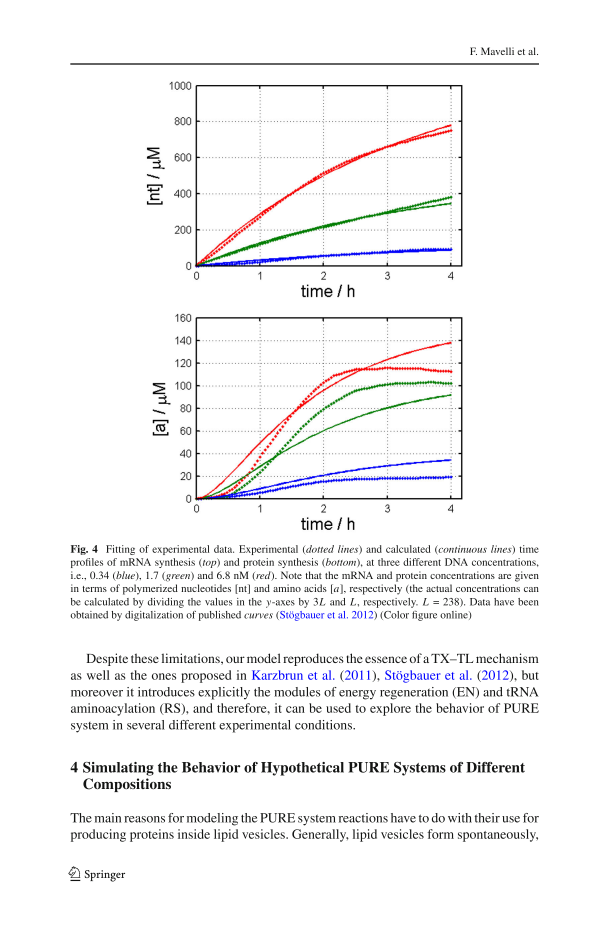
%> input picture data/raw/mavelli2015_fig4_page14_300dpi.png, 1831 x 2776 px (shown at 1/3 size)
$ octave --eval "digitize_fig4;"   (GNU Octave 9; MATLAB toolbox functions it lacks are replaced by stand-ins)
%> lines starting %> are read from the running program, lines starting %| are printed output that depends on the picture; in (x1, y1, x2, y2) boxes, pixels count from 0 and x2, y2 are one past the last pixel; in counts of white or black regions, pixels touching at a corner belong together; the program's own positions count from 1
function digitize_fig4()
%DIGITIZE_FIG4 Automated raster digitization of Mavelli 2015 Fig. 4.
%
%   *** VALIDATION STATUS: non_independent_assignment (audit hardening) ***
%   Where the calculated (continuous) and experimental (dotted) curves of
%   the same color separate, the cluster assigned to the "calculated" curve
%   is the one NEAREST TO THE NEW_SIMULATION TRAJECTORY. Comparing the
%   assigned clusters against that same simulation is therefore NOT an
%   independent validation and must NOT be used as reproduction acceptance
%   evidence on its own. Independent validation requires the BLIND HUMAN
%   protocol: docs/audit/manual_fig4_audit_protocol.md with the template
%   data/manual_audit/fig4_human_digitization_template.csv (simulator
%   output hidden during reading). Status is also written to
%   data/processed/literature/R01/fig4/fig4_digitized_validation_status.json.
%
%   DIGITIZE_FIG4()
%
%   Extracts the six curves (3 DNA conditions x [nt]/[a] panels) from the
%   300-dpi render of page 14 of
%     references/R01_Mavelli2015/A_Simple_Protein_Synthesis_Model_PURE_normalized.pdf
%   (sha256 838d1f5d..., produced from the password-protected original by
%   Ghostscript; render: pdftoppm -png -r 300 -f 14 -l 14).
%
%   Method (base MATLAB only):
%     1. locate the two axes boxes (long black horizontal/vertical lines
%        in the upper/lower half of the page); box corners = axis limits
%        (x: 0-4 h; top panel y: 0-1000 uM nt; bottom panel y: 0-160 uM a);
%     2. classify colored pixels (red/green/blue with channel-difference
%        thresholds; excludes black text and gray gridlines);
%     3. at 9 sample times (0.5:0.5:4 h) collect pixel-row clusters per
%        color; Fig. 4 overlays experimental (dotted) and calculated
%        (continuous) curves in the SAME color, so clusters separate only
%        where the curves diverge;
%     4. assign the cluster belonging to the CONTINUOUS (calculated) line
%        by a continuity score: fraction of a +/-10 px column window in
%        which same-color pixels exist within +/-4 px of the cluster row
%        (a connected line scores ~1, spaced dots lower). Ambiguous if the
%        two best scores differ by < 0.15.
%
%   Outputs:
%     data/processed/literature/R01/fig4/fig4_digitized_all_clusters.csv   every cluster
%     data/processed/literature/R01/fig4/fig4_digitized.csv                calculated-curve pick
%         provenance: digitized_from_Mavelli_2015_Fig4
%     results/baselines/b1_mavelli2015/fig4_digitized_comparison.csv
%         digitized calculated curve vs new_simulation at the sample times
%
%   Limitations (registered in docs/project/benchmark_registry.md, L1):
%     - reading precision ~1-2 % of each panel's full scale
%       (about +/-15 uM for [nt], +/-3 uM for [a]);
%     - where calculated and experimental curves overlap they cannot be
%       separated; such points carry flag merged_with_experimental and the
%       value represents both curves;
%     - the digitized points approximate a raster figure; they are NOT
%       experimental data and NOT a substitute for the original Stogbauer
%       2012 data used by the paper's authors.

d    = fileparts(mfilename('fullpath'));   % .../matlab/tools/digitization
root = fileparts(fileparts(fileparts(d)));
png  = fullfile(root, 'data', 'raw', 'literature', 'R01', ...
    'mavelli2015_fig4_page14_300dpi.png');
proc = fullfile(root, 'data', 'processed', 'literature', 'R01', 'fig4');
resd = fullfile(root, 'results', 'baselines', 'b1_mavelli2015');
if ~exist(proc, 'dir'); mkdir(proc); end

img = im2double2(imread(png));
H = size(img, 1); W = size(img, 2);
%> after `H = size(img, 1)`: H = 2776
%> after `W = size(img, 2)`: W = 1831
R = img(:,:,1); G = img(:,:,2); B = img(:,:,3);
%> after `R = img(:,:,1)`:
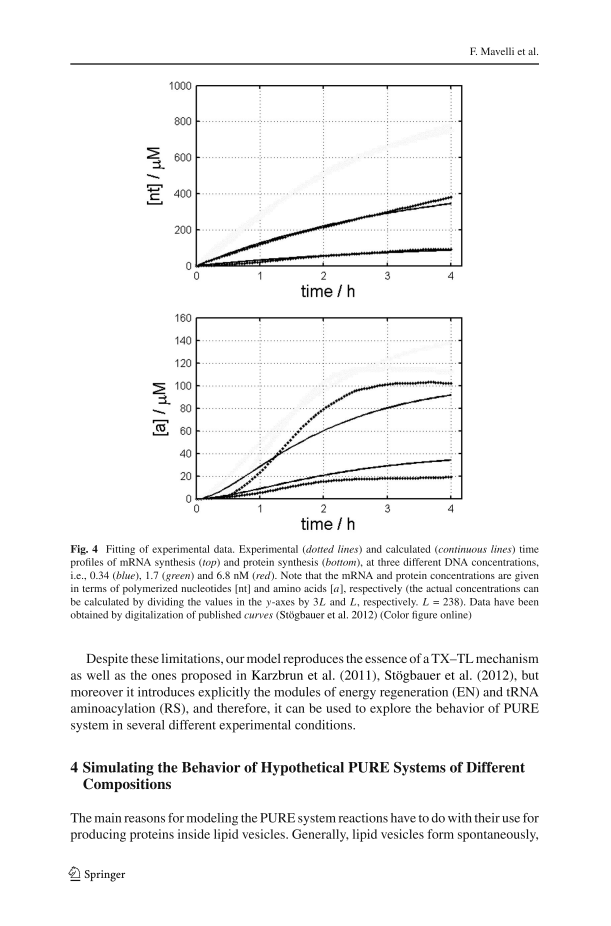
%> R: size 2776x1831 double (shown at 1/3 size); min 0, max 1, mean 0.962
black = (R < 0.35) & (G < 0.35) & (B < 0.35);
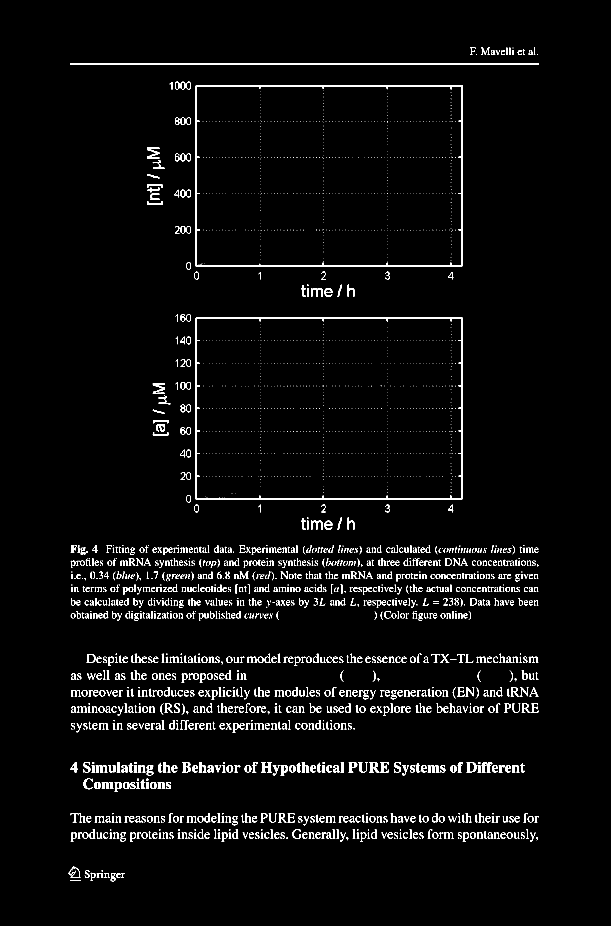
%> black: size 2776x1831 logical (shown at 1/3 size); 2.8% white; 2808 white regions (1600 under 20 px), largest, box (x1, y1, x2, y2) and area: (586, 952, 1387, 1499) 10447, (586, 255, 1387, 800) 10286, (211, 190, 1617, 194) 5624

% ---- locate the two axes boxes (global rectangle detection) ----------
% A valid axes box is a pair of long horizontal black lines connected by
% vertical black lines with >=93% fill (rejects the two-panel column
% arrangement, whose fill is only ~87%). Header rules and caption lines
% have no vertical connectors and are rejected.
rs = sum(black, 2);
%> rs = 2776 values, max 1406 at index 191, min 0 at index 1, mean 50.69
hb = group_bands(find(rs > 0.35*W));           % long horizontal lines
%> in group_bands, `idx = sort(idx(:));`: idx = 22 values from 191 to 2467
%> in group_bands, `d = [true; diff(idx) > 1];`: d = 22 logical values, 8 true
%> in group_bands, `starts = idx(d);`: starts = [191; 256; 797; 953; 1495; 2297; 2316; 2467]
%> in group_bands, `ends_  = idx([d(2:end); true]);`: ends_ = [194; 259; 799; 955; 1498; 2297; 2317; 2467]
%> after the loop in group_bands, `for k = 1:numel(starts)`: bands = 8 items; c and len: 193 4, 258 4, 798 3, 954 3, 1497 4, 2297 1, 2317 2, 2467 1
%> hb has the same summary as bands in group_bands
rects = [];
for i = 1:numel(hb)
    for j = i+1:numel(hb)
        span = hb(j).c - hb(i).c;
        if span < 0.15*H; continue; end
        vb = group_bands(find(sum(black(hb(i).c:hb(j).c, :), 1) > 0.93*span));
        if numel(vb) < 2; continue; end
        wdt = vb(end).c - vb(1).c;
        if wdt < 0.30*W; continue; end
        rects = [rects; hb(i).c, hb(j).c, vb(1).c, vb(end).c]; %#ok<AGROW>
    end
end
%> this loop made 8 passes
%> after the loop, rects = [258 798 590 1386; 954 1497 590 1386]
rects = sortrows(rects, 1);
if size(rects, 1) < 2
    error('digitize:boxNotFound', ...
        'expected two axes boxes, found %d', size(rects, 1));
end
boxes = rects(1:2, :);
%> boxes = [258 798 590 1386; 954 1497 590 1386]

% ---- tick-mark calibration -------------------------------------------
% The axes box corners are NOT the axis limits (the x-limit is ~4.18 h,
% not 4 h). Calibration uses the tick MARKS (MATLAB draws them INSIDE the
% box): their columns/rows form an arithmetic sequence anchored at the box
% edges (t = 0 at the left edge, y = 0 at the bottom edge). Values per
% step: 1 h (x) and 200 / 20 uM (y), read from the axis labels.
map = cell(2, 1);
step_uM = [200, 20];   % y tick step per panel (from the axis labels)
for p = 1:2
    r0 = boxes(p,1); r1 = boxes(p,2); c0 = boxes(p,3); c1 = boxes(p,4);
    % x ticks: black columns in a thin band just above the bottom edge
    xband = black(max(1, r1-9):r1-4, c0+8:c1-8);
    xtb = group_bands(find(sum(xband, 1) >= 3));
    cand_x = arrayfun(@(b) b.c, xtb)' + (c0 + 7);   % band starts at col c0+8
    cand_x = cand_x(abs(cand_x - c0) > 4 & abs(cand_x - c1) > 4);
    if numel(cand_x) < 2
        error('digitize:calibration', 'panel %d: too few x ticks', p);
    end
    dx = median(diff(cand_x));
    kx = (cand_x - c0)/dx;
    if any(abs(kx - round(kx)) > 0.1)
        error('digitize:calibration', ...
            'panel %d: x ticks are not on an integer-hour grid', p);
    end
    px_per_h = mean((cand_x - c0)./round(kx));
    % y ticks: black rows in a thin band just right of the left edge
    yband = black(r0+8:r1-8, c0+4:c0+9);
    ytb = group_bands(find(sum(yband, 2) >= 3));
    cand_y = arrayfun(@(b) b.c, ytb)' + (r0 + 7);   % band starts at row r0+8
    cand_y = cand_y(abs(cand_y - r0) > 4 & abs(cand_y - r1) > 4);
    if numel(cand_y) < 2
        error('digitize:calibration', 'panel %d: too few y ticks', p);
    end
    dy = median(diff(cand_y));
    ky = (r1 - cand_y)/dy;
    if any(abs(ky - round(ky)) > 0.1)
        error('digitize:calibration', ...
            'panel %d: y ticks are not on an integer-step grid', p);
    end
    px_per_step = mean((r1 - cand_y)./round(ky));
    map{p} = struct('c0', c0, 'c1', c1, 'r0', r0, 'r1', r1, ...
        'px_per_h', px_per_h, 'px_per_step', px_per_step, ...
        'step_uM', step_uM(p));
    fprintf(['panel %d: calibration %.2f px/h, %.2f px/%g uM ' ...
        '(x-limit at right edge: %.2f h)\n'], p, px_per_h, px_per_step, ...
        step_uM(p), (c1 - c0)/px_per_h);
end
%> this loop made 2 passes
%> (r0, r1, c0, c1, cand_x) on pass 1: (258, 798, 590, 1386, [779; 970; 1163; 1353])
%> (r0, r1, c0, c1, cand_x, dx) on pass 2: (954, 1497, 590, 1386, [780; 970; 1163; 1353], 190)
%| panel 1: calibration 190.19 px/h, 108.33 px/200 uM (x-limit at right edge: 4.19 h)
%| panel 2: calibration 190.44 px/h, 67.84 px/20 uM (x-limit at right edge: 4.18 h)
%> after the loop, map = {{c0 590, c1 1386, r0 258, r1 798, px_per_h 190.2, px_per_step 108.3}, {c0 590, c1 1386, r0 954, r1 1497, px_per_h 190.4, px_per_step 67.84}}

panel_name = {'nt', 'a'};
panel_ymax = [1000, 160];
color_name = {'red', 'green', 'blue'};
color_dna  = [6.8, 1.7, 0.34];
mask_red   = (R > 0.45) & (R - max(G, B) > 0.18);
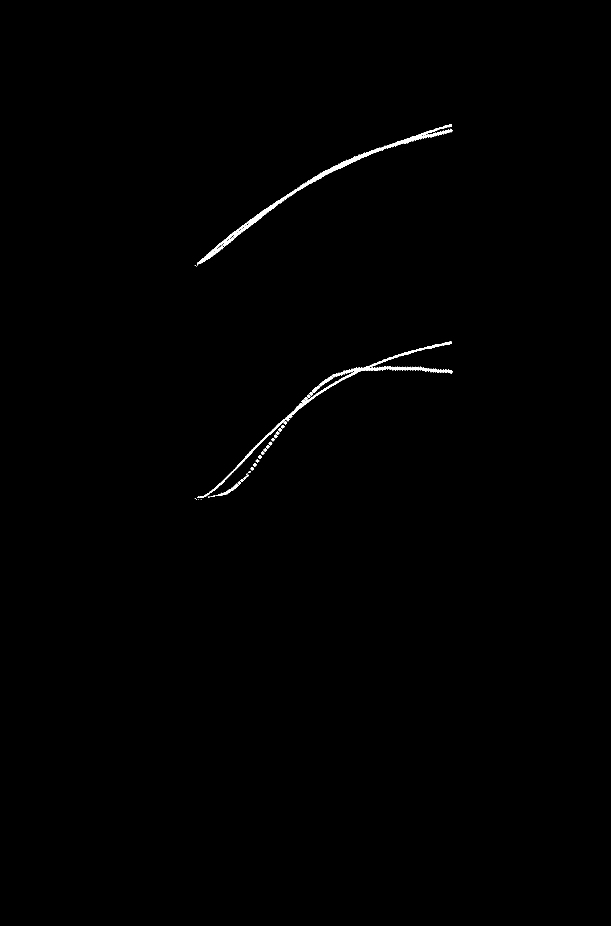
%> mask_red: size 2776x1831 logical (shown at 1/3 size); 0.38% white; 51 white regions (10 under 20 px), largest, box (x1, y1, x2, y2) and area: (591, 373, 1359, 796) 8526, (591, 1025, 1359, 1494) 7759, (647, 1463, 702, 1488) 350
mask_green = (G > 0.40) & (G - max(R, B) > 0.12);
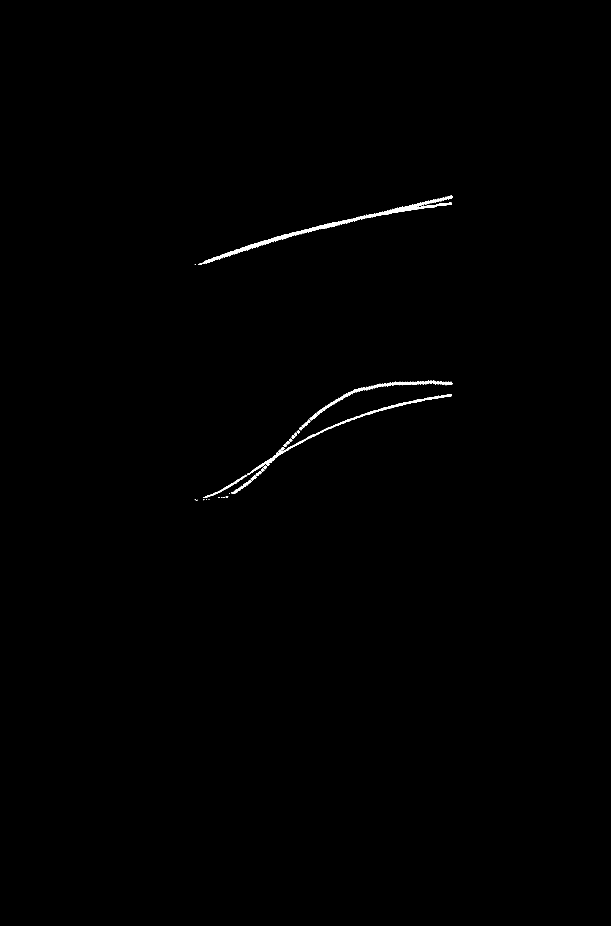
%> mask_green: size 2776x1831 logical (shown at 1/3 size); 0.34% white; 42 white regions (9 under 20 px), largest, box (x1, y1, x2, y2) and area: (594, 586, 1359, 795) 8028, (609, 1182, 1355, 1494) 4493, (1027, 1141, 1358, 1194) 2489
mask_blue  = (B > 0.45) & (B - max(R, G) > 0.12);
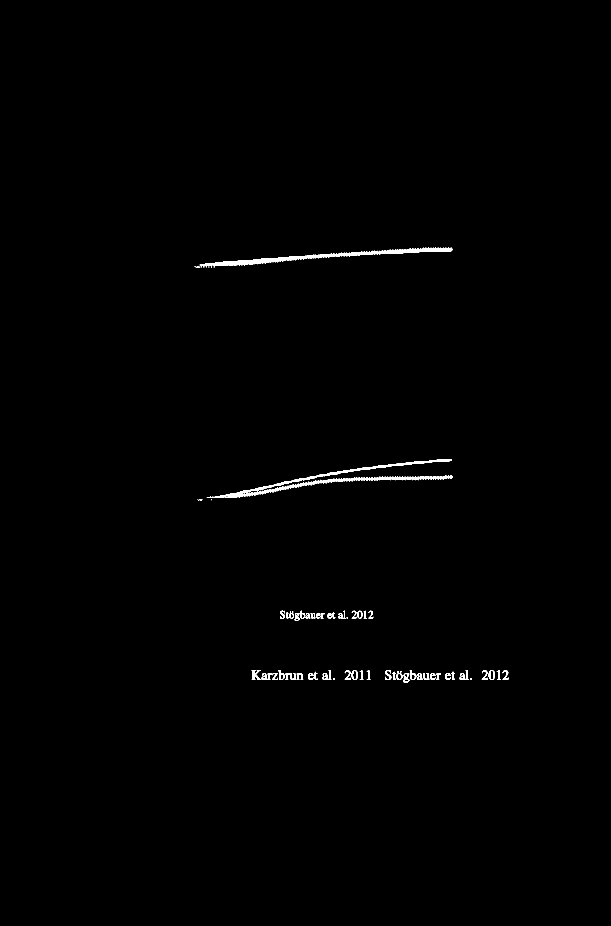
%> mask_blue: size 2776x1831 logical (shown at 1/3 size); 0.5% white; 63 white regions (12 under 20 px), largest, box (x1, y1, x2, y2) and area: (620, 1377, 1359, 1494) 9579, (599, 743, 1359, 796) 7536, (755, 2011, 784, 2039) 342
masks = {mask_red, mask_green, mask_blue};
%> masks = 3 items

times_h = 0.5:0.5:4;
allC = {};   % {panel, color, dna_nM, time_h, value_uM, score, height_px}
for p = 1:2
    mp = map{p};
    r0 = mp.r0; r1 = mp.r1; c0 = mp.c0; c1 = mp.c1;
    for ci = 1:3
        M = masks{ci};
        M(1:r0+3, :) = false; M(r1-3:end, :) = false;
        M(:, 1:c0+3) = false; M(:, c1-3:end) = false;
        for th = times_h
            col = round(c0 + th*mp.px_per_h);
            col = min(max(col, c0 + 4), c1 - 4);
            wcols = col-2 : col+2;
            rows = find(any(M(:, wcols), 2));
            if isempty(rows); continue; end
            cl = group_bands(rows);
            for k = 1:numel(cl)
                rk = cl(k).c;
                w2 = max(c0+4, col-10) : min(c1-4, col+10);
                hit = zeros(numel(w2), 1);
                for j = 1:numel(w2)
                    rr = find(M(:, w2(j)));
                    hit(j) = any(abs(rr - rk) <= 4);
                end
                val = (r1 - rk)/mp.px_per_step * mp.step_uM;
                allC(end+1, :) = {panel_name{p}, color_name{ci}, ...
                    color_dna(ci), th, val, mean(hit), cl(k).len}; %#ok<AGROW>
            end
        end
    end
end
%> this loop made 2 passes
%> (r0, r1, c0, c1) on passes 1 to 2: (258, 798, 590, 1386), (954, 1497, 590, 1386)
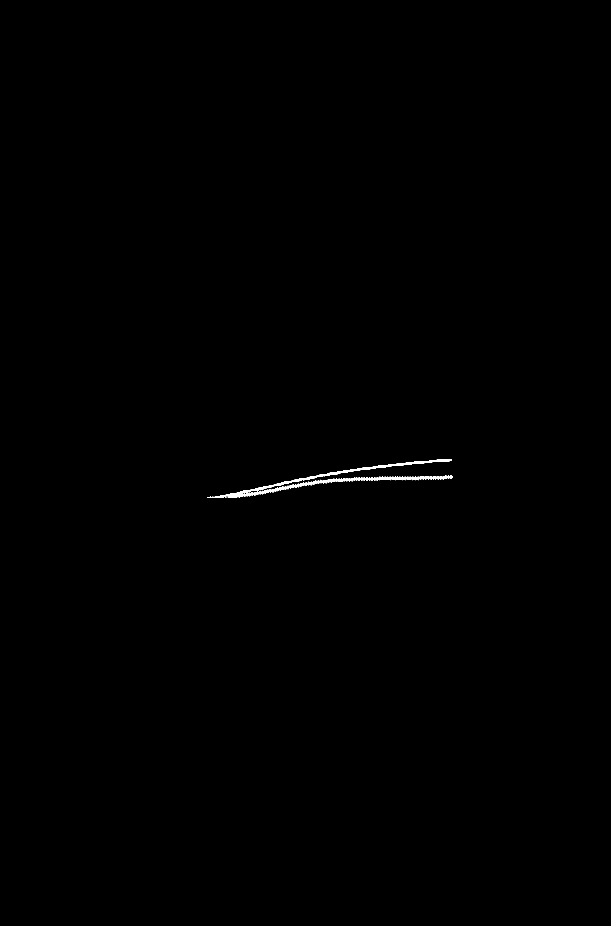
%> M: size 2776x1831 logical (shown at 1/3 size); 0.19% white; 1 white region, box (x1, y1, x2, y2) and area: (621, 1377, 1359, 1493) 9517
%> after the loop, allC = 525 items; hit = 21 values, max 1 at index 1, min 0 at index 19, mean 0.857

%> the run ends on the next line
Tall = cell2table(allC, 'VariableNames', ...
    {'panel', 'color', 'dna_nM', 'time_h', 'value_uM', ...
     'continuity_score', 'cluster_height_px'});
% [111 lines not run here, left out]
function out = im2double2(im)
if isa(im, 'double'); out = im; else; out = double(im)/255; end
if size(out, 3) == 1; out = repmat(out, 1, 1, 3); end
end

function bands = group_bands(idx)
idx = sort(idx(:));
bands = struct('c', {}, 'len', {});
if isempty(idx); return; end
d = [true; diff(idx) > 1];
starts = idx(d);
ends_  = idx([d(2:end); true]);
for k = 1:numel(starts)
    bands(k).c   = round((starts(k) + ends_(k))/2);
    bands(k).len = ends_(k) - starts(k) + 1;
end
end
